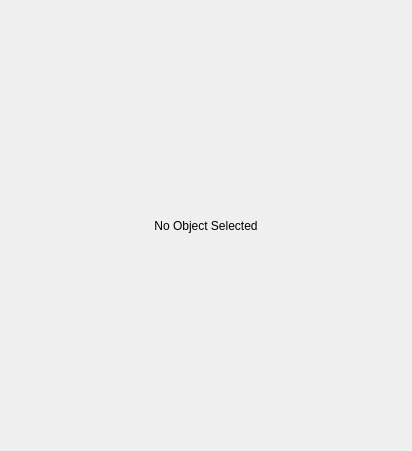
<?xml version="1.0" encoding="UTF-8"?>
<ui version="4.0">
 <class>Frame</class>
 <widget class="QWidget" name="Frame">
  <property name="geometry">
   <rect>
    <x>0</x>
    <y>0</y>
    <width>412</width>
    <height>451</height>
   </rect>
  </property>
  <property name="windowTitle">
   <string>Object Inspector</string>
  </property>
  <layout class="QVBoxLayout" name="verticalLayout">
   <property name="margin">
    <number>0</number>
   </property>
   <item>
    <widget class="QStackedWidget" name="stack">
     <property name="currentIndex">
      <number>0</number>
     </property>
     <widget class="QWidget" name="page">
      <layout class="QVBoxLayout" name="verticalLayout_2">
       <item>
        <widget class="QLabel" name="label">
         <property name="text">
          <string>No Object Selected</string>
         </property>
         <property name="alignment">
          <set>Qt::AlignCenter</set>
         </property>
        </widget>
       </item>
      </layout>
     </widget>
    </widget>
   </item>
  </layout>
 </widget>
 <resources/>
 <connections/>
</ui>
